Frame 1 (no input): blank canvas, image omitted
Frame 60 (no input): blank canvas, image omitted
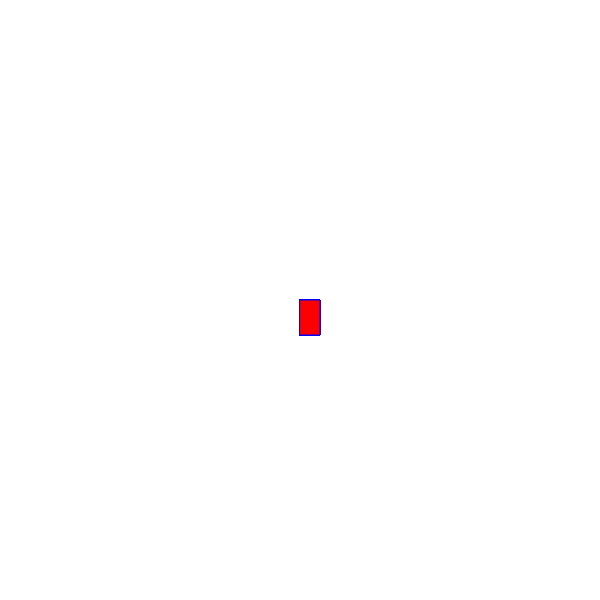
Frame 120 (the mouse pressed at the canvas centre since frame 60)

The p5.js sketch whose frames 1 and 60 were blank and that drew this single picture after the mouse press (run headless with seeded random() and noise() and a simulated clock; from frame 60 on, the mouse is pressed at the canvas centre):

// p5.js sketch
// ── sketch.js
function setup() {background("blue")
    createCanvas(600, 600);
   }
   
   function draw() {
   
   
    stroke("blue")
     fill("red")
     
    // console.log(mouseIsPressed);
     
     if(mouseIsPressed) {
       rect(mouseX, mouseY, 20, 35);
   
     }
     
   
   }
// ── style.css
html,  body {
    margin: 0;
    padding: 0;
  }
  canvas {
    display: block;
  }
